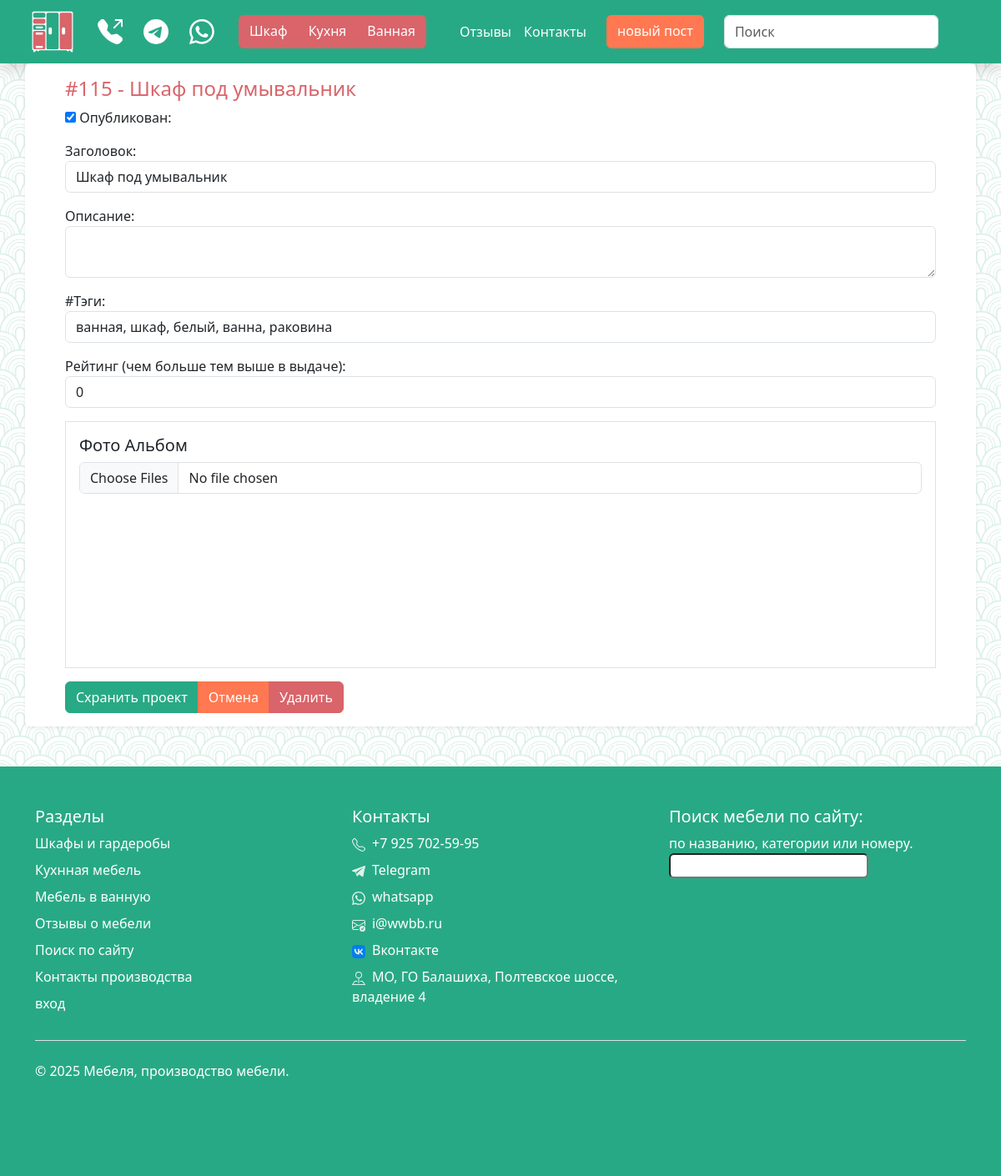
The app's page /update/115 (signed in), older data.
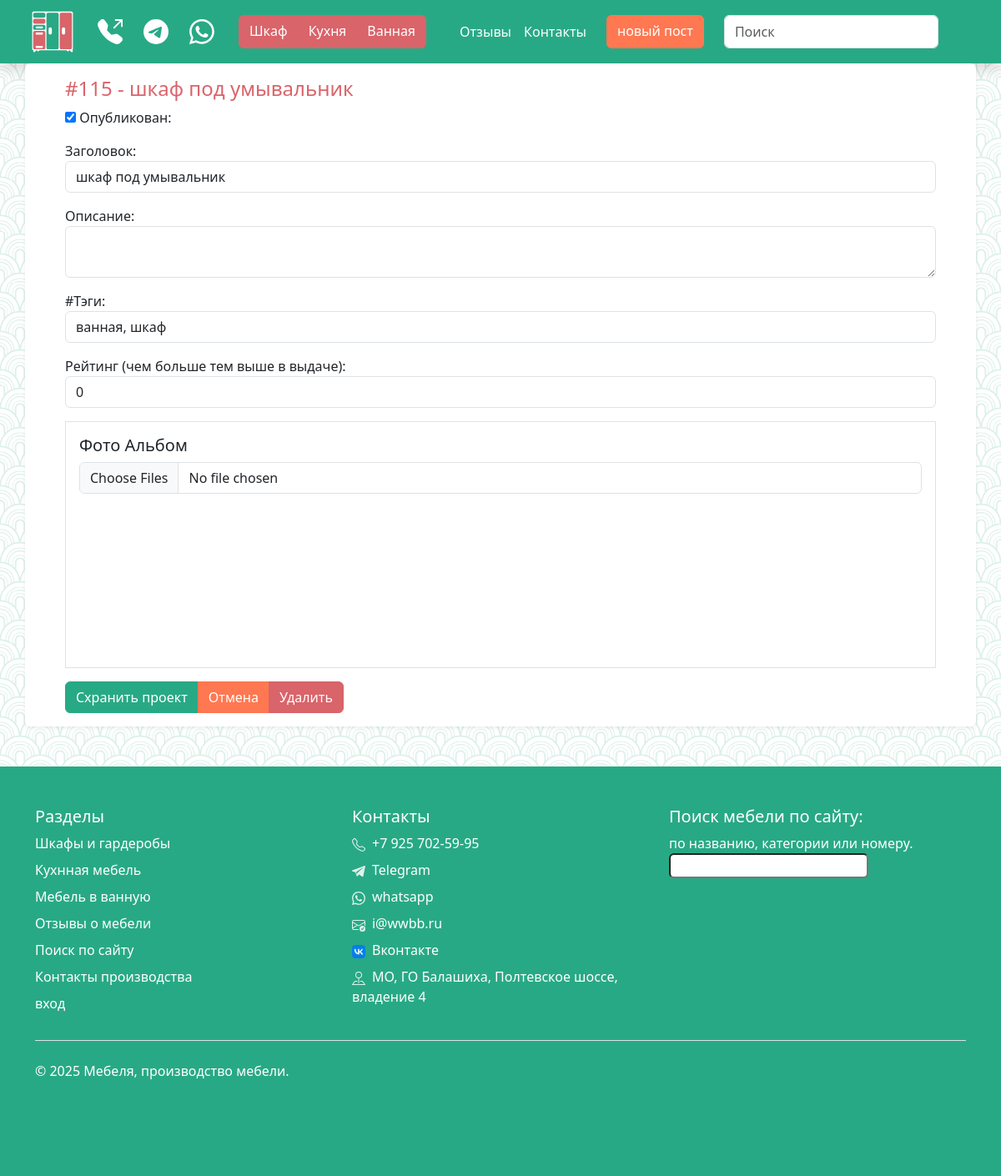
The same page, newer data.
### todo/models.py (models this page shows, shortened)
class Project(models.Model):
    title = models.CharField(max_length=100)
    description = models.TextField(null=True, blank=True)
    tags = models.CharField(max_length=100, verbose_name='#Тэги', blank=True)
    rating = models.IntegerField(default=5, blank=False, null=False)
    public = models.BooleanField(default=True)
    created_at = models.DateTimeField(auto_now_add=True)
    updated_at = models.DateTimeField(auto_now=True)
    album = models.TextField(default='',null=True, blank=True)
    class Meta:
        ordering = ['-id']

### todo/CRUD_Posts.py (the view)
# urls.py: path('update/<int:post_id>', views.post_update, name='post_update'),
@login_required
def post_update(request, post_id):
    db_Obj = Project.objects.get(id=post_id)
    if request.method == 'POST':
        form = ProjectForm(request.POST, request.FILES, instance=db_Obj)
        files = request.FILES.getlist('image')
        if form.is_valid():
            form.save()
            return redirect('/post/' + str(db_Obj.id))
    form = ProjectForm(instance=db_Obj)
    context = {
        'title': 'Редактор проекта',
        'project': db_Obj,
        'album': collect_album(post_id),
        'form': form,
        'description': 'Редактирование материала wwbb.ru',
    }
    return render(request, 'todo/CRUD/post_update.html', context)

### todo/forms.py
class ProjectForm(ModelForm):
    class Meta:
        model = Project
        fields = '__all__'

### todo/img_handler.py (called while the page is built)
def collect_album(prj_id):
    prj_id = str(prj_id)
    album_lst = os.listdir(os.path.join(PHOTO_PATH, prj_id))
    album_lst = set(map(lambda x: os.path.splitext(x)[0], album_lst))
    return album_lst

### todo/templates/todo/CRUD/post_update.html (shortened to what this page needs)
{% extends 'todo/base/base.html' %}
{% block main_content %}
<div class="container mb-5 p-3 px-5 rounded bg-white rounded shadow-sm">
    <h1 class="text-secondary h4">#{{ project.id }} - {{ project.title}} </h1>
    <form enctype="multipart/form-data" method="POST">
        <div class="mb-3">
            <input class="" type="checkbox" name="public" id="id_public" checked="">
            <label for="id_public">Опубликован:</label>
        </div>
        <div class="mb-3">
            <label for="id_title">Заголовок:</label>
            <input class="form-control" type="text" name="title" maxlength="100" required="" id="id_title"
                value="{{ form.title.value }}">
        </div>
        <div class="mb-3">
            <label for="id_description">Описание:</label>
            <textarea class="form-control" name="description" cols="40" rows="2"
                id="id_description">{{ form.description.value }}</textarea>
        </div>
        <div class="mb-3">
            <label for="id_tags">#Тэги:</label>
            <input class="form-control" type="text" name="tags" maxlength="100" id="id_tags"
                value="{{ form.tags.value }}">
        </div>
        <div class="mb-3">
            <label for="id_rating">Рейтинг (чем больше тем выше в выдаче):</label>
            <input class="form-control" type="number" name="rating" id="id_rating" value="{{ form.rating.value }}">
        </div>
        <div class="mb-3 border p-3">
            <h5 class="form-label">Фото Альбом</h5>
            <input class="form-control" type="file" name="image" multiple="" accept="image/*" id="id_image">
            <div class="m-2 primary">
                <div class="ww_grid mb-4">
                    {% for img in album %}
                    <a href="/media/photos/{{ project.id }}/{{ img }}.jpg" class="glightbox">
                        <div class="ww_grid_item rounded overflow-hidden"
                            style="background-image: url('/media/photos/{{ project.id }}/{{ img }}.thumbnail'); height: 10rem;">
                        </div>
                    </a>
                    {% endfor %}
                </div>
            </div>
        </div>
        <div class="btn-group text-white">
            <input class="btn btn-primary text-white" type="submit" name="" value="Схранить проект">
            <a href="/" class="btn btn-warning text-white">Отмена</a>
            <a href="{% url 'post_delete' project.id %}" class="btn btn-secondary text-white">Удалить</a>
        </div>
    </form>
</div>
{% endblock main_content %}

### todo/templates/todo/base/base.html (shortened to what this page needs)
{% load static %}
<!DOCTYPE html>
<html lang="ru">
<head>
    <link rel="stylesheet" href="{% static 'css/bootstrap.css' %}">
    <link rel="stylesheet" href="{% static 'css/style.css' %}">
</head>
<body>
    {% include "todo/base/header.html" %}
    {% block main_content %}
    {% endblock main_content %}
    {% include "todo/base/footer.html" %}
</body>
</html>

### todo/templates/todo/base/meta.html (shortened to what this page needs)
{% load static %}

### todo/templates/todo/base/header.html (shortened to what this page needs)
{% load static %}
<nav class="bg-primary shadow">
  <div class="container navbar navbar-dark navbar-expand-lg">
    <a class="navbar-brand ms-2" href="/">
      <img src="{% static 'favicon/favicon_white.svg' %}" height="50px">
    </a>
    <div class="btn-group">
      <a class="nav-item btn" href="tel:+79260480480">
        <img src="{% static 'icons/telephone-outbound-fill.svg' %}" height="30px">
      </a>
      <a class="nav-item btn" href="https://t.me/+79260480480" target="_blank">
        <img src="{% static 'icons/telegram_primary.svg' %}" height="30px">
      </a>
      <a class="nav-item btn" href="https://wa.me/+79260480480?text=С сайта:" target="_blank">
        <img src="{% static 'icons/whatsapp.svg' %}" height="30px">
      </a>
    </div>
    <div class="collapse navbar-collapse" id="navbarSupportedContent">
      <div class="navbar-nav">
                <div class="btn-group mx-3">
        <a class="nav-item btn btn-secondary text-white" href="/tag/шкаф">Шкаф</a>
        <a class="nav-item btn btn-secondary text-white" href="/tag/кухня">Кухня</a>
        <a class="nav-item btn btn-secondary text-white" href="/tag/ванная">Ванная</a>
                </div>
        <div class="btn-group mx-3">
        <a class="nav-link btn btn-info text-white" href="/comments">Отзывы</a>
        <a class="nav-link btn btn-info text-white" href="/feedback">Контакты</a>
        </div>
        {% if user.is_authenticated %}
        <a class="nav-item btn btn-warning text-white me-2" href="/create">новый&nbsp;пост</a>
        {% endif %}
        <form class="nav-item d-flex" role="search" action="/search" method="get">
          <input class="form-control mx-3" type="search" placeholder="Поиск" aria-label="Поиск" name="search"
          pattern="[A-Za-zА-Яа-яЁё0-9 \ ]*">
        </form>
      </div>
    </div>
  </div>
</nav>

### todo/templates/todo/base/footer.html (shortened to what this page needs)
{% load static %}
<footer class="py-5 bg-primary text-white">
  <div class="container">
    <div class="row">
      <div class="col-12 col-md-4">
        <h5>Разделы</h5>
        <ul class="nav flex-column">
          <li class="nav-item mb-2"><a href="/tag/шкаф" class="text-white nav-link p-0">Шкафы и гардеробы</a></li>
          <li class="nav-item mb-2"><a href="/tag/кухня" class="text-white nav-link p-0">Кухнная мебель</a></li>
          <li class="nav-item mb-2"><a href="/tag/ванная" class="text-white nav-link p-0">Мебель в ванную</a></li>
          <li class="nav-item mb-2"><a href="/comments" class="text-white nav-link p-0">Отзывы о мебели</a></li>
          <li class="nav-item mb-2"><a href="/search" class="text-white nav-link p-0">Поиск по сайту</a></li>
          <li class="nav-item mb-2"><a href="/feedback" class="text-white nav-link p-0">Контакты производства</a></li>
          <li class="nav-item mb-2"><a href="/login" class="text-white nav-link p-0">вход</a></li>
        </ul>
      </div>
      <div class="col-12 col-md-4">
        <h5>Контакты</h5>
        <ul class="nav flex-column">
          <li class="nav-item mb-2"> <a class="text-white nav-link p-0" href="tel:+79257025995">+7 925 702-59-95</a></li>
          <li class="nav-item mb-2"> <a class="text-white nav-link p-0" href="https://t.me/+79260480480"
              target="_blank">Telegram</a></li>
          <li class="nav-item mb-2"> <a class="text-white nav-link p-0" href="https://wa.me/+79260480480?text=С сайта:"
              target="_blank">whatsapp</a></li>
          <li class="nav-item mb-2"> <a class="text-white nav-link p-0" href="mailto:i@wwbb.ru">i@wwbb.ru</a></li>
          <li class="nav-item mb-2"> <a class="text-white nav-link p-0" href="https://vk.com/wwbbru">Вконтакте</a></li>
          <li class="nav-item mb-2"> <a class="text-white nav-link p-0"
              href="https://yandex.ru/maps/?from=mapframe&ll=38.102390%2C55.710080&source=mapframe&um=constructor%3A9bf1bdb9e6a499cb9625fbf7a2309dc9a6f3837f7ed27e45f9d8435e09cfb7a3&utm_source=mapframe&z=17"
              target="_blank">МО, ГО Балашиха, Полтевское шоссе, владение 4</a></li>
        </ul>
      </div>
      <div class="col-12 col-md-4">
        <h5>Поиск мебели по сайту:</h5>
      <form action="/search" method="get">
          <label>по названию, категории или номеру.</label>
          <input class="d-flex rounded" name="search">
          </form>
      </div>
    </div>
    <div class="d-flex flex-column flex-sm-row justify-content-between py-4 my-4 border-top">
      <p>© 2025 Мебеля, производство мебели.</p>
      <ul class="list-unstyled d-flex">
        <li class="ms-3"><a class="link-dark" href="#"><svg class="bi" width="24" height="24">
              <use xlink:href="#twitter"></use>
            </svg></a></li>
        <li class="ms-3"><a class="link-dark" href="#"><svg class="bi" width="24" height="24">
              <use xlink:href="#instagram"></use>
            </svg></a></li>
        <li class="ms-3"><a class="link-dark" href="#"><svg class="bi" width="24" height="24">
              <use xlink:href="#facebook"></use>
            </svg></a></li>
      </ul>
    </div>
  </div>
</footer>

### static/css/style.css (style rules this page uses)
:root { --bs-primary: #28a985; --bs-info: #2880a9; --bs-secondary: #d9646a; --bs-primary-rgb: 40, 169, 133; --bs-secondary-rgb: 217, 100, 106; }
body { background-image: url(/static/patterns/01_v.svg); background-size: 3rem; }
.navbar .btn { transition: all .1s ease-in-out; }
.ww_grid { display: grid; grid-template-columns: repeat(4, 1fr); gap: 1rem; }
.ww_grid_item { height: 8rem; background-position: center center; background-repeat: no-repeat; background-size: 100% auto; overflow: hidden; position: relative; transition: all .3s ease-in-out; }
.svg-icon { opacity: 0.85; fill: var(--bs-white); width: 1rem; margin-right: .5rem; }

Row changes from the older to the newer data that the page shows:
changed Project id 115: title "Шкаф под умывальник" → "шкаф под умывальник"; tags "ванная, шкаф, белый, ванна, раковина" → "ванная, шкаф"
